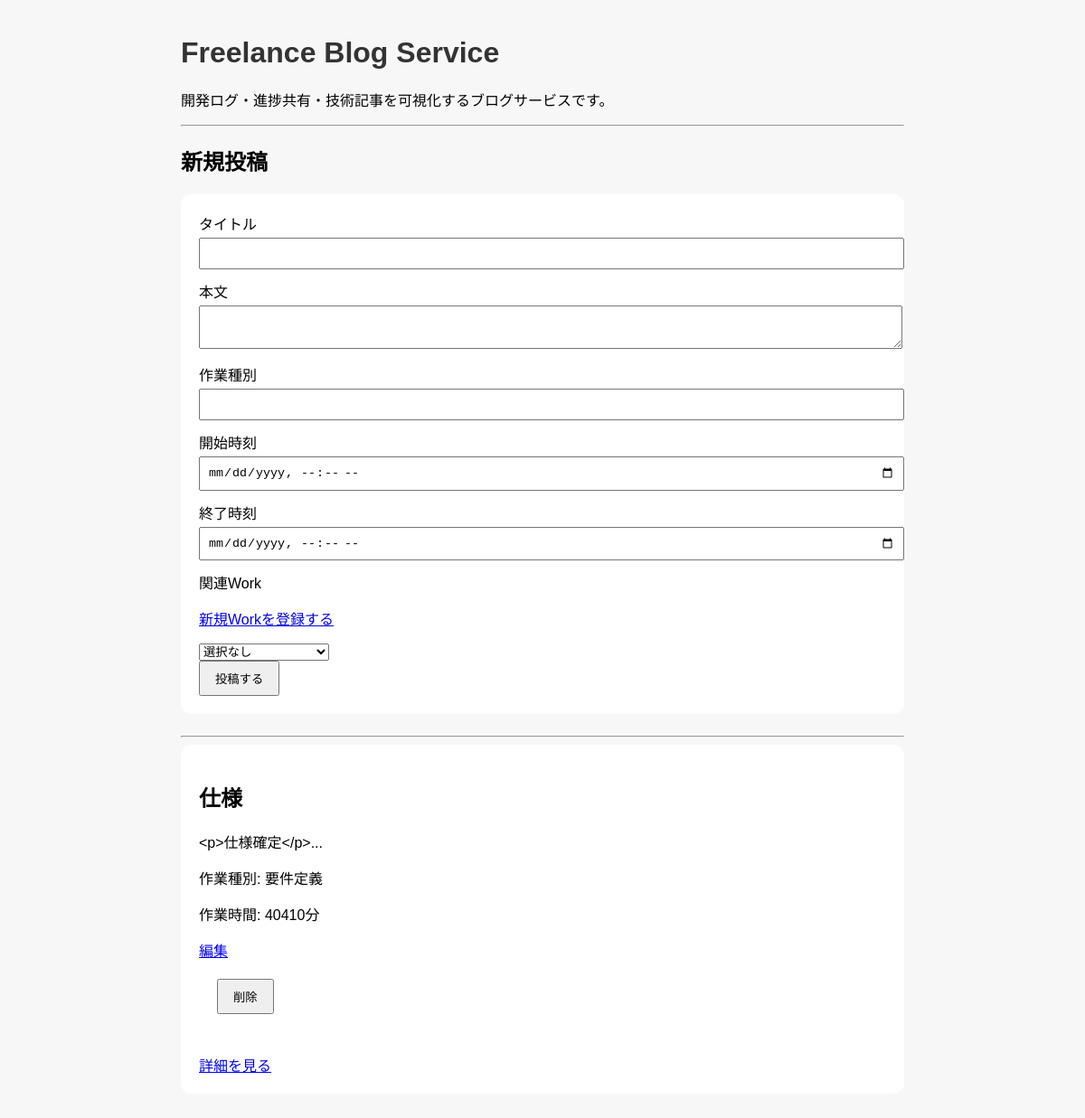
The app's page /posts-page with its own data.
### app/models.py (models this page shows)
class Post(Base):
    __tablename__ = "posts"
    id = Column(Integer, primary_key=True, index=True)
    title = Column(String)
    content = Column(String)
    task_type = Column(String)
    start_time = Column(DateTime)
    end_time = Column(DateTime)
    work_time_minutes = Column(Integer)
    work_id = Column(Integer, ForeignKey("works.id"))
    work = relationship(
        "Work",
        back_populates="posts"
    )
    created_at = Column(DateTime, default=datetime.now)

### app/main.py (the view)
@app.get("/posts-page")
def posts_page(
    request: Request,
    work_id: int | None = None,
    db: Session = Depends(get_db)
):
    query = db.query(models.Post)
    if work_id:
        query = query.filter(
            models.Post.work_id == work_id
        )
    posts = query.all()
    works = db.query(models.Work).all()
    for post in posts:
        post.content = markdown.markdown(post.content)
    return templates.TemplateResponse(
        request,
        "posts.html",
        {"posts": posts, "works": works}
    )

### app/templates/posts.html (shortened to what this page needs)
<!DOCTYPE html>
<html lang="ja">
<head>
    <link rel="stylesheet" href="/static/style.css">
</head>
<body>
    <h1>Freelance Blog Service</h1>
    <p>開発ログ・進捗共有・技術記事を可視化するブログサービスです。</p>
    <hr>
    <h2>新規投稿</h2>
    <form action="/posts-page" method="post">
    <div>
        <label>タイトル</label><br>
        <input type="text" name="title">
    </div>
    <div>
        <label>本文</label><br>
        <textarea name="content"></textarea>
    </div>
    <div>
        <label>作業種別</label>
        <input type="text" name="task_type">
    </div>
    <div>
        <label>開始時刻</label>
        <input type="datetime-local" name="start_time">
        <label>終了時刻</label>
        <input type="datetime-local" name="end_time">
    </div>
    <div>
    <label>関連Work</label><br>
    <p><a href="/works-page">新規Workを登録する</a></p>
    <select name="work_id">
        <option value="">選択なし</option>
    </select>
    </div>
    <button type="submit">投稿する</button>
    </form>
    <hr>
    {% for post in posts %}
    <div class="post-card">
        <h2>{{ post.title }}</h2>
        <p>{{ post.content[:120] }}...</p>
        <p>作業種別: {{ post.task_type }}</p>
        <p>作業時間: {{ post.work_time_minutes }}分</p>
        <a href="/posts-page/{{ post.id }}/edit">編集</a>
        <form action="/posts-page/{{ post.id }}/delete" method="post">
        <button type="submit">削除</button>
        </form>
        <a href="/posts-page/{{ post.id }}">詳細を見る</a>
    </div>
    {% endfor %}
</body>
</html>

### app/static/style.css (style rules this page uses)
body { font-family: sans-serif; max-width: 800px; margin: 40px auto; padding: 0 20px; background: #f7f7f7; }
h1 { color: #333; }
form { background: white; padding: 20px; border-radius: 12px; margin-bottom: 24px; }
input, textarea { width: 100%; padding: 8px; margin-top: 4px; margin-bottom: 12px; }
button { padding: 8px 16px; cursor: pointer; }
.post-card { background: white; padding: 20px; border-radius: 12px; margin-bottom: 16px; }

### records on screen
Post: title "仕様", content "<p>仕様確定</p>", task_type "要件定義", work_time_minutes "40410"
